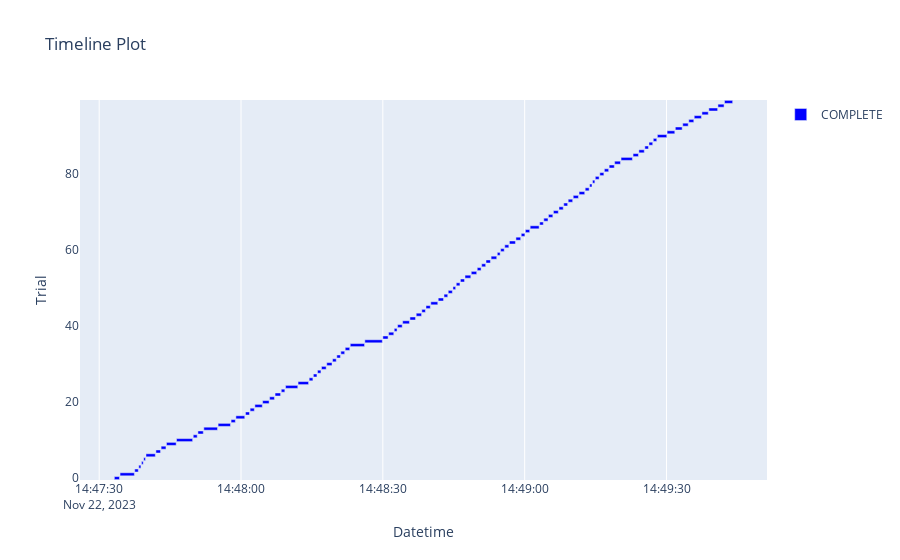

Notebook cell for this chart:
### Markdown cell above
Let's load the "lgbm-wine-1" study created in Assignment 1 and use [optuna.visualization.plot_timeline](https://optuna.readthedocs.io/en/stable/reference/visualization/generated/optuna.visualization.plot_timeline.html) to show the timeline of the optimization process.

### Code cell
study_name = "lgbm-wine-1"
storage = "sqlite:///optuna.sqlite3"
study = optuna.load_study(study_name=study_name, storage=storage)
fig = optuna.visualization.plot_timeline(study)
fig.show()

### Figure 1 — Plotly figure (JSON) as saved in the notebook; plotly's stock layout.template omitted (floating-point values rounded to 4 significant figures)
{"data": [{"base": ["2023-11-22T14:47:33.207793", "2023-11-22T14:47:34.414285", "2023-11-22T14:47:37.515540", "2023-11-22T14:47:38.374404", "2023-11-22T14:47:38.945486", "2023-11-22T14:47:39.422920", "2023-11-22T14:47:39.896232", "2023-11-22T14:47:41.998527", "2023-11-22T14:47:43.099988", "2023-11-22T14:47:44.232363", "2023-11-22T14:47:46.359013", "2023-11-22T14:47:49.899687", "2023-11-22T14:47:50.882457", "2023-11-22T14:47:52.134917", "2023-11-22T14:47:55.154405", "2023-11-22T14:47:57.900363", "2023-11-22T14:47:58.915070", "2023-11-22T14:48:00.947089", "2023-11-22T14:48:01.925616", "2023-11-22T14:48:02.935699", "2023-11-22T14:48:04.567785", "2023-11-22T14:48:06.049995", "2023-11-22T14:48:07.202051", "2023-11-22T14:48:08.514678", "2023-11-22T14:48:09.417342", "2023-11-22T14:48:12.068538", "2023-11-22T14:48:14.416386", "2023-11-22T14:48:15.302965", "2023-11-22T14:48:16.182129", "2023-11-22T14:48:17.022878", "2023-11-22T14:48:18.132773", "2023-11-22T14:48:19.355211", "2023-11-22T14:48:20.261994", "2023-11-22T14:48:21.118114", "2023-11-22T14:48:22.038539", "2023-11-22T14:48:23.105301", "2023-11-22T14:48:26.189439", "2023-11-22T14:48:30.002510", "2023-11-22T14:48:31.225548", "2023-11-22T14:48:32.408153", "2023-11-22T14:48:33.121566", "2023-11-22T14:48:34.184247", "2023-11-22T14:48:35.730284", "2023-11-22T14:48:37.058844", "2023-11-22T14:48:38.249054", "2023-11-22T14:48:39.125036", "2023-11-22T14:48:40.144610", "2023-11-22T14:48:41.713541", "2023-11-22T14:48:42.936846", "2023-11-22T14:48:43.832490", "2023-11-22T14:48:44.829901", "2023-11-22T14:48:45.528819", "2023-11-22T14:48:46.405727", "2023-11-22T14:48:47.376448", "2023-11-22T14:48:48.703271", "2023-11-22T14:48:49.965631", "2023-11-22T14:48:50.900978", "2023-11-22T14:48:51.822578", "2023-11-22T14:48:52.899936", "2023-11-22T14:48:54.209826", "2023-11-22T14:48:54.922033", "2023-11-22T14:48:55.786423", "2023-11-22T14:48:56.773087", "2023-11-22T14:48:58.150403", "2023-11-22T14:48:59.268499", "2023-11-22T14:49:00.149755", "2023-11-22T14:49:01.163953", "2023-11-22T14:49:03.176316", "2023-11-22T14:49:04.047933", "2023-11-22T14:49:05.027136", "2023-11-22T14:49:06.082428", "2023-11-22T14:49:07.261044", "2023-11-22T14:49:08.264960", "2023-11-22T14:49:09.203856", "2023-11-22T14:49:10.268131", "2023-11-22T14:49:11.506356", "2023-11-22T14:49:12.800418", "2023-11-22T14:49:13.747553", "2023-11-22T14:49:14.349867", "2023-11-22T14:49:14.940598", "2023-11-22T14:49:15.896220", "2023-11-22T14:49:16.858065", "2023-11-22T14:49:17.869636", "2023-11-22T14:49:19.027107", "2023-11-22T14:49:20.385240", "2023-11-22T14:49:22.928037", "2023-11-22T14:49:24.157861", "2023-11-22T14:49:25.418448", "2023-11-22T14:49:26.293924", "2023-11-22T14:49:27.205124", "2023-11-22T14:49:28.070866", "2023-11-22T14:49:30.128663", "2023-11-22T14:49:31.863848", "2023-11-22T14:49:33.432525", "2023-11-22T14:49:34.715102", "2023-11-22T14:49:35.863613", "2023-11-22T14:49:37.497649", "2023-11-22T14:49:38.959126", "2023-11-22T14:49:40.879761", "2023-11-22T14:49:42.267288"], "hovertemplate": "%{text}<extra>COMPLETE</extra>", "marker": {"color": "blue"}, "name": "COMPLETE", "orientation": "h", "text": ["{<br>  \"number\": 0,<br>  \"values\": [<br>    0.48305757514051956<br>  ],<br>  \"params\": {<br>    \"learning_rate\": 0.005611516415334507,<br>    \"subsample\": 0.4778214378844623,<br>    \"colsample_bytree\": 0.3793972738151323,<br>    \"min_child_samples\": 68,<br>    \"num_leaves\": 161<br>  }<br>}", "{<br>  \"number\": 1,<br>  \"values\": [<br>    0.6685091743119267<br>  ],<br>  \"params\": {<br>    \"learning_rate\": 0.002051110418843397,<br>    \"subsample\": 0.07613762547568977,<br>    \"colsample_bytree\": 0.4397792655987208,<br>    \"min_child_samples\": 68,<br>    \"num_leaves\": 726<br>  }<br>}", "{<br>  \"number\": 2,<br>  \"values\": [<br>    0.5330860406894041<br>  ],<br>  \"params\": {<br>    \"learning_rate\": 0.0010994335574766201,<br>    \"subsample\": 0.48645943347289744,<br>    \"colsample_bytree\": 0.4245991883601898,<br>    \"min_child_samples\": 37,<br>    \"num_leaves\": 188<br>  }<br>}", "{<br>  \"number\": 3,<br>  \"values\": [<br>    0.5338040960963436<br>  ],<br>  \"params\": {<br>    \"learning_rate\": 0.002327067708383781,<br>    \"subsample\": 0.186909009331792,<br>    \"colsample_bytree\": 0.28614039423450705,<br>    \"min_child_samples\": 54,<br>    \"num_leaves\": 299<br>  }<br>}", "{<br>  \"number\": 4,<br>  \"values\": [<br>    0.5076269460531386<br>  ],<br>  \"params\": {<br>    \"learning_rate\": 0.01673808578875214,<br>    \"subsample\": 0.11277223729341883,<br>    \"colsample_bytree\": 0.1814650918408482,<br>    \"min_child_samples\": 49,<br>    \"num_leaves\": 468<br>  }<br>}", "{<br>  \"number\": 5,<br>  \"values\": [<br>    0.5076748898380093<br>  ],<br>  \"params\": {<br>    \"learning_rate\": 0.037183641805732096,<br>    \"subsample\": 0.1398532019712619,<br>    \"colsample_bytree\": 0.28140549728612524,<br>    \"min_child_samples\": 67,<br>    \"num_leaves\": 49<br>  }<br>}", "{<br>  \"number\": 6,<br>  \"values\": [<br>    0.6685091743119267<br>  ],<br>  \"params\": {<br>    \"learning_rate\": 0.016409286730647923,<br>    \"subsample\": 0.1267358556592812,<br>    \"colsample_bytree\": 0.0792732168433758,<br>    \"min_child_samples\": 96,<br>    \"num_leaves\": 989<br>  }<br>}", "{<br>  \"number\": 7,<br>  \"values\": [<br>    0.5051750796616936<br>  ],<br>  \"params\": {<br>    \"learning_rate\": 0.041380401125610165,<br>    \"subsample\": 0.1870761961280168,<br>    \"colsample_bytree\": 0.09395245130287275,<br>    \"min_child_samples\": 75,<br>    \"num_leaves\": 452<br>  }<br>}", "{<br>  \"number\": 8,<br>  \"values\": [<br>    0.602185209067021<br>  ],<br>  \"params\": {<br>    \"learning_rate\": 0.0017541893487450805,<br>    \"subsample\": 0.2728296095500716,<br>    \"colsample_bytree\": 0.06547483450184828,<br>    \"min_child_samples\": 93,<br>    \"num_leaves\": 266<br>  }<br>}", "{<br>  \"number\": 9,<br>  \"values\": [<br>    0.49454634175435186<br>  ],<br>  \"params\": {<br>    \"learning_rate\": 0.02113705944064573,<br>    \"subsample\": 0.19026998424023495,<br>    \"colsample_bytree\": 0.28403060953001485,<br>    \"min_child_samples\": 64,<br>    \"num_leaves\": 191<br>  }<br>}", "{<br>  \"number\": 10,<br>  \"values\": [<br>    0.45233172719956855<br>  ],<br>  \"params\": {<br>    \"learning_rate\": 0.0059057803847388166,<br>    \"subsample\": 0.46978789997535003,<br>    \"colsample_bytree\": 0.48629169985453957,<br>    \"min_child_samples\": 21,<br>    \"num_leaves\": 17<br>  }<br>}", "{<br>  \"number\": 11,<br>  \"values\": [<br>    0.47633974214588887<br>  ],<br>  \"params\": {<br>    \"learning_rate\": 0.0055881031669443425,<br>    \"subsample\": 0.48995674302519066,<br>    \"colsample_bytree\": 0.49091454950925223,<br>    \"min_child_samples\": 26,<br>    \"num_leaves\": 5<br>  }<br>}", "{<br>  \"number\": 12,<br>  \"values\": [<br>    0.457045974419484<br>  ],<br>  \"params\": {<br>    \"learning_rate\": 0.005615594319846422,<br>    \"subsample\": 0.4001693423687098,<br>    \"colsample_bytree\": 0.48811588618406093,<br>    \"min_child_samples\": 22,<br>    \"num_leaves\": 18<br>  }<br>}", "{<br>  \"number\": 13,<br>  \"values\": [<br>    0.45228641223565036<br>  ],<br>  \"params\": {<br>    \"learning_rate\": 0.006708985402155976,<br>    \"subsample\": 0.4019317030502952,<br>    \"colsample_bytree\": 0.4995196756302996,<br>    \"min_child_samples\": 20,<br>    \"num_leaves\": 662<br>  }<br>}", "{<br>  \"number\": 14,<br>  \"values\": [<br>    0.4679703012775917<br>  ],<br>  \"params\": {<br>    \"learning_rate\": 0.009110013355620833,<br>    \"subsample\": 0.40587610919957545,<br>    \"colsample_bytree\": 0.3625713537543647,<br>    \"min_child_samples\": 36,<br>    \"num_leaves\": 687<br>  }<br>}", "{<br>  \"number\": 15,<br>  \"values\": [<br>    0.44491889961791514<br>  ],<br>  \"params\": {<br>    \"learning_rate\": 0.08538648795388477,<br>    \"subsample\": 0.38404037985013173,<br>    \"colsample_bytree\": 0.498207439286346,<br>    \"min_child_samples\": 35,<br>    \"num_leaves\": 678<br>  }<br>}", "{<br>  \"number\": 16,<br>  \"values\": [<br>    0.4534286733960903<br>  ],<br>  \"params\": {<br>    \"learning_rate\": 0.09970682275036434,<br>    \"subsample\": 0.3593416108926655,<br>    \"colsample_bytree\": 0.4166526735522039,<br>    \"min_child_samples\": 35,<br>    \"num_leaves\": 710<br>  }<br>}", "{<br>  \"number\": 17,<br>  \"values\": [<br>    0.4666925709424738<br>  ],<br>  \"params\": {<br>    \"learning_rate\": 0.09909565063638189,<br>    \"subsample\": 0.3280054759452771,<br>    \"colsample_bytree\": 0.3743826674083961,<br>    \"min_child_samples\": 44,<br>    \"num_leaves\": 885<br>  }<br>}", "{<br>  \"number\": 18,<br>  \"values\": [<br>    0.46710965135785415<br>  ],<br>  \"params\": {<br>    \"learning_rate\": 0.06437647701272971,<br>    \"subsample\": 0.2936018218648819,<br>    \"colsample_bytree\": 0.34383239283437844,<br>    \"min_child_samples\": 30,<br>    \"num_leaves\": 565<br>  }<br>}", "{<br>  \"number\": 19,<br>  \"values\": [<br>    0.4537187518710503<br>  ],<br>  \"params\": {<br>    \"learning_rate\": 0.029960624806812438,<br>    \"subsample\": 0.4135757771377759,<br>    \"colsample_bytree\": 0.48617143342192304,<br>    \"min_child_samples\": 43,<br>    \"num_leaves\": 835<br>  }<br>}", "{<br>  \"number\": 20,<br>  \"values\": [<br>    0.447940897337388<br>  ],<br>  \"params\": {<br>    \"learning_rate\": 0.010722926587551451,<br>    \"subsample\": 0.433902354799973,<br>    \"colsample_bytree\": 0.45015459185509876,<br>    \"min_child_samples\": 30,<br>    \"num_leaves\": 584<br>  }<br>}", "{<br>  \"number\": 21,<br>  \"values\": [<br>    0.4516003748922974<br>  ],<br>  \"params\": {<br>    \"learning_rate\": 0.011206719773903487,<br>    \"subsample\": 0.43524358052312223,<br>    \"colsample_bytree\": 0.44511714041588407,<br>    \"min_child_samples\": 31,<br>    \"num_leaves\": 592<br>  }<br>}", "{<br>  \"number\": 22,<br>  \"values\": [<br>    0.4489556716781<br>  ],<br>  \"params\": {<br>    \"learning_rate\": 0.01244390082823864,<br>    \"subsample\": 0.44218419993494124,<br>    \"colsample_bytree\": 0.4454279495542907,<br>    \"min_child_samples\": 29,<br>    \"num_leaves\": 532<br>  }<br>}", "{<br>  \"number\": 23,<br>  \"values\": [<br>    0.4623308057706593<br>  ],<br>  \"params\": {<br>    \"learning_rate\": 0.024946832736474595,<br>    \"subsample\": 0.4379199559044892,<br>    \"colsample_bytree\": 0.4529755655591175,<br>    \"min_child_samples\": 55,<br>    \"num_leaves\": 363<br>  }<br>}", "{<br>  \"number\": 24,<br>  \"values\": [<br>    0.46122172738328937<br>  ],<br>  \"params\": {<br>    \"learning_rate\": 0.043393934601476405,<br>    \"subsample\": 0.3520566353077483,<br>    \"colsample_bytree\": 0.3949906793765289,<br>    \"min_child_samples\": 43,<br>    \"num_leaves\": 793<br>  }<br>}", "{<br>  \"number\": 25,<br>  \"values\": [<br>    0.4342331555289691<br>  ],<br>  \"params\": {<br>    \"learning_rate\": 0.05913905272326255,<br>    \"subsample\": 0.45031259532779655,<br>    \"colsample_bytree\": 0.45559473938434125,<br>    \"min_child_samples\": 28,<br>    \"num_leaves\": 520<br>  }<br>}", "{<br>  \"number\": 26,<br>  \"values\": [<br>    0.4684920769871428<br>  ],<br>  \"params\": {<br>    \"learning_rate\": 0.06349947862234823,<br>    \"subsample\": 0.4978238756541076,<br>    \"colsample_bytree\": 0.4070831257980554,<br>    \"min_child_samples\": 86,<br>    \"num_leaves\": 400<br>  }<br>}", "{<br>  \"number\": 27,<br>  \"values\": [<br>    0.4602439747018141<br>  ],<br>  \"params\": {<br>    \"learning_rate\": 0.05753110952080387,<br>    \"subsample\": 0.379904787194608,<br>    \"colsample_bytree\": 0.33468367674304317,<br>    \"min_child_samples\": 39,<br>    \"num_leaves\": 624<br>  }<br>}", "{<br>  \"number\": 28,<br>  \"values\": [<br>    0.45822004063085203<br>  ],<br>  \"params\": {<br>    \"learning_rate\": 0.027616105352891038,<br>    \"subsample\": 0.4260205449783876,<br>    \"colsample_bytree\": 0.46619988624829567,<br>    \"min_child_samples\": 48,<br>    \"num_leaves\": 509<br>  }<br>}", "{<br>  \"number\": 29,<br>  \"values\": [<br>    0.44806583391439925<br>  ],<br>  \"params\": {<br>    \"learning_rate\": 0.07724833057753773,<br>    \"subsample\": 0.46236799124240197,<br>    \"colsample_bytree\": 0.395533806404369,<br>    \"min_child_samples\": 27,<br>    \"num_leaves\": 795<br>  }<br>}", "{<br>  \"number\": 30,<br>  \"values\": [<br>    0.46823287131172575<br>  ],<br>  \"params\": {<br>    \"learning_rate\": 0.053991160415325694,<br>    \"subsample\": 0.44797219120502024,<br>    \"colsample_bytree\": 0.42843842525265574,<br>    \"min_child_samples\": 76,<br>    \"num_leaves\": 919<br>  }<br>}", "{<br>  \"number\": 31,<br>  \"values\": [<br>    0.4445983514656934<br>  ],<br>  \"params\": {<br>    \"learning_rate\": 0.07230087884538487,<br>    \"subsample\": 0.4507615905473845,<br>    \"colsample_bytree\": 0.3950430134574376,<br>    \"min_child_samples\": 26,<br>    \"num_leaves\": 619<br>  }<br>}", "{<br>  \"number\": 32,<br>  \"values\": [<br>    0.4402175677984128<br>  ],<br>  \"params\": {<br>    \"learning_rate\": 0.07388919727589129,<br>    \"subsample\": 0.4662571397680406,<br>    \"colsample_bytree\": 0.46171942265511695,<br>    \"min_child_samples\": 34,<br>    \"num_leaves\": 646<br>  }<br>}", "{<br>  \"number\": 33,<br>  \"values\": [<br>    0.4533557329196081<br>  ],<br>  \"params\": {<br>    \"learning_rate\": 0.08026816350786252,<br>    \"subsample\": 0.474522796777465,<br>    \"colsample_bytree\": 0.46380079851149847,<br>    \"min_child_samples\": 34,<br>    \"num_leaves\": 725<br>  }<br>}", "{<br>  \"number\": 34,<br>  \"values\": [<br>    0.42965076984451656<br>  ],<br>  \"params\": {<br>    \"learning_rate\": 0.052552056156990906,<br>    \"subsample\": 0.463491458124007,<br>    \"colsample_bytree\": 0.42373067592669533,<br>    \"min_child_samples\": 25,<br>    \"num_leaves\": 646<br>  }<br>}", "{<br>  \"number\": 35,<br>  \"values\": [<br>    0.43220440949326205<br>  ],<br>  \"params\": {<br>    \"learning_rate\": 0.04716520440085523,<br>    \"subsample\": 0.49523373514285723,<br>    \"colsample_bytree\": 0.4137788714503278,<br>    \"min_child_samples\": 25,<br>    \"num_leaves\": 470<br>  }<br>}", "{<br>  \"number\": 36,<br>  \"values\": [<br>    0.43398724655866266<br>  ],<br>  \"params\": {<br>    \"learning_rate\": 0.049806423742470726,<br>    \"subsample\": 0.4929917703501335,<br>    \"colsample_bytree\": 0.4239966896405894,<br>    \"min_child_samples\": 25,<br>    \"num_leaves\": 442<br>  }<br>}", "{<br>  \"number\": 37,<br>  \"values\": [<br>    0.43619076085413055<br>  ],<br>  \"params\": {<br>    \"learning_rate\": 0.042321513672650204,<br>    \"subsample\": 0.4936108267298752,<br>    \"colsample_bytree\": 0.42451923059293306,<br>    \"min_child_samples\": 24,<br>    \"num_leaves\": 350<br>  }<br>}", "{<br>  \"number\": 38,<br>  \"values\": [<br>    0.45651220522616326<br>  ],<br>  \"params\": {<br>    \"learning_rate\": 0.05066521196633169,<br>    \"subsample\": 0.4961136017675955,<br>    \"colsample_bytree\": 0.314490050654138,<br>    \"min_child_samples\": 40,<br>    \"num_leaves\": 458<br>  }<br>}", "{<br>  \"number\": 39,<br>  \"values\": [<br>    0.4631976644848161<br>  ],<br>  \"params\": {<br>    \"learning_rate\": 0.03570734361430684,<br>    \"subsample\": 0.47072672543292043,<br>    \"colsample_bytree\": 0.38474015915781096,<br>    \"min_child_samples\": 51,<br>    \"num_leaves\": 507<br>  }<br>}", "{<br>  \"number\": 40,<br>  \"values\": [<br>    0.42419066258170246<br>  ],<br>  \"params\": {<br>    \"learning_rate\": 0.05154594962883767,<br>    \"subsample\": 0.4598121663033559,<br>    \"colsample_bytree\": 0.4171881546022748,<br>    \"min_child_samples\": 20,<br>    \"num_leaves\": 255<br>  }<br>}", "{<br>  \"number\": 41,<br>  \"values\": [<br>    0.42909073841273526<br>  ],<br>  \"params\": {<br>    \"learning_rate\": 0.050392051361916976,<br>    \"subsample\": 0.46543483050439177,<br>    \"colsample_bytree\": 0.42013781364978237,<br>    \"min_child_samples\": 24,<br>    \"num_leaves\": 266<br>  }<br>}", "{<br>  \"number\": 42,<br>  \"values\": [<br>    0.4226681296589453<br>  ],<br>  \"params\": {<br>    \"learning_rate\": 0.04770626576261023,<br>    \"subsample\": 0.4691471215531713,<br>    \"colsample_bytree\": 0.4237429377975127,<br>    \"min_child_samples\": 20,<br>    \"num_leaves\": 113<br>  }<br>}", "{<br>  \"number\": 43,<br>  \"values\": [<br>    0.4327282718696499<br>  ],<br>  \"params\": {<br>    \"learning_rate\": 0.033543756001998506,<br>    \"subsample\": 0.4720077919405392,<br>    \"colsample_bytree\": 0.3641533452750781,<br>    \"min_child_samples\": 20,<br>    \"num_leaves\": 113<br>  }<br>}", "{<br>  \"number\": 44,<br>  \"values\": [<br>    0.43769211081988246<br>  ],<br>  \"params\": {<br>    \"learning_rate\": 0.03830408490319354,<br>    \"subsample\": 0.4624991830778099,<br>    \"colsample_bytree\": 0.4056704971809904,<br>    \"min_child_samples\": 24,<br>    \"num_leaves\": 203<br>  }<br>}", "{<br>  \"number\": 45,<br>  \"values\": [<br>    0.4266611840502412<br>  ],<br>  \"params\": {<br>    \"learning_rate\": 0.022992859099597925,<br>    \"subsample\": 0.41226154880404103,<br>    \"colsample_bytree\": 0.4335061492881147,<br>    \"min_child_samples\": 20,<br>    \"num_leaves\": 108<br>  }<br>}", "{<br>  \"number\": 46,<br>  \"values\": [<br>    0.4298177792276609<br>  ],<br>  \"params\": {<br>    \"learning_rate\": 0.021979530481551875,<br>    \"subsample\": 0.4187121121283618,<br>    \"colsample_bytree\": 0.4344874444022684,<br>    \"min_child_samples\": 20,<br>    \"num_leaves\": 104<br>  }<br>}", "{<br>  \"number\": 47,<br>  \"values\": [<br>    0.4538440144997527<br>  ],<br>  \"params\": {<br>    \"learning_rate\": 0.02879675288326685,<br>    \"subsample\": 0.4198232874948399,<br>    \"colsample_bytree\": 0.3784225604022436,<br>    \"min_child_samples\": 31,<br>    \"num_leaves\": 254<br>  }<br>}", "{<br>  \"number\": 48,<br>  \"values\": [<br>    0.43761396236543093<br>  ],<br>  \"params\": {<br>    \"learning_rate\": 0.03526245629083986,<br>    \"subsample\": 0.45454141727850805,<br>    \"colsample_bytree\": 0.353773516239124,<br>    \"min_child_samples\": 23,<br>    \"num_leaves\": 100<br>  }<br>}", "{<br>  \"number\": 49,<br>  \"values\": [<br>    0.4402955674228977<br>  ],<br>  \"params\": {<br>    \"learning_rate\": 0.04367117287181349,<br>    \"subsample\": 0.3926893887324634,<br>    \"colsample_bytree\": 0.37783161180098424,<br>    \"min_child_samples\": 20,<br>    \"num_leaves\": 157<br>  }<br>}", "{<br>  \"number\": 50,<br>  \"values\": [<br>    0.4613701489191473<br>  ],<br>  \"params\": {<br>    \"learning_rate\": 0.017464725573809445,<br>    \"subsample\": 0.4246622801004741,<br>    \"colsample_bytree\": 0.43140007843297473,<br>    \"min_child_samples\": 60,<br>    \"num_leaves\": 248<br>  }<br>}", "{<br>  \"number\": 51,<br>  \"values\": [<br>    0.42636039057538583<br>  ],<br>  \"params\": {<br>    \"learning_rate\": 0.023582625771989683,<br>    \"subsample\": 0.4070661186293407,<br>    \"colsample_bytree\": 0.4339315470736534,<br>    \"min_child_samples\": 20,<br>    \"num_leaves\": 88<br>  }<br>}", "{<br>  \"number\": 52,<br>  \"values\": [<br>    0.44322530389163534<br>  ],<br>  \"params\": {<br>    \"learning_rate\": 0.023335283650491673,<br>    \"subsample\": 0.48047335635610433,<br>    \"colsample_bytree\": 0.4016232642053001,<br>    \"min_child_samples\": 23,<br>    \"num_leaves\": 63<br>  }<br>}", "{<br>  \"number\": 53,<br>  \"values\": [<br>    0.44339849231757855<br>  ],<br>  \"params\": {<br>    \"learning_rate\": 0.029300232001461406,<br>    \"subsample\": 0.3997687837962434,<br>    \"colsample_bytree\": 0.4761939009138587,<br>    \"min_child_samples\": 28,<br>    \"num_leaves\": 158<br>  }<br>}", "{<br>  \"number\": 54,<br>  \"values\": [<br>    0.44186026776461845<br>  ],<br>  \"params\": {<br>    \"learning_rate\": 0.033183191831209526,<br>    \"subsample\": 0.4386434612009684,<br>    \"colsample_bytree\": 0.417872988489677,<br>    \"min_child_samples\": 32,<br>    \"num_leaves\": 216<br>  }<br>}", "{<br>  \"number\": 55,<br>  \"values\": [<br>    0.4296981509456157<br>  ],<br>  \"params\": {<br>    \"learning_rate\": 0.02009698924434777,<br>    \"subsample\": 0.4788722788982728,<br>    \"colsample_bytree\": 0.47256158138576343,<br>    \"min_child_samples\": 22,<br>    \"num_leaves\": 293<br>  }<br>}", "{<br>  \"number\": 56,<br>  \"values\": [<br>    0.4363994430071348<br>  ],<br>  \"params\": {<br>    \"learning_rate\": 0.0402681734065825,<br>    \"subsample\": 0.4164589646260864,<br>    \"colsample_bytree\": 0.44313984671507356,<br>    \"min_child_samples\": 27,<br>    \"num_leaves\": 52<br>  }<br>}", "{<br>  \"number\": 57,<br>  \"values\": [<br>    0.4355081565842231<br>  ],<br>  \"params\": {<br>    \"learning_rate\": 0.05275840892605679,<br>    \"subsample\": 0.4554765354726644,<br>    \"colsample_bytree\": 0.4366639477598994,<br>    \"min_child_samples\": 20,<br>    \"num_leaves\": 123<br>  }<br>}", "{<br>  \"number\": 58,<br>  \"values\": [<br>    0.46512268785019695<br>  ],<br>  \"params\": {<br>    \"learning_rate\": 0.06806768599137311,<br>    \"subsample\": 0.43071995690174636,<br>    \"colsample_bytree\": 0.24689756568350085,<br>    \"min_child_samples\": 71,<br>    \"num_leaves\": 322<br>  }<br>}", "{<br>  \"number\": 59,<br>  \"values\": [<br>    0.4489618346840534<br>  ],<br>  \"params\": {<br>    \"learning_rate\": 0.04598034804147859,<br>    \"subsample\": 0.3772839267318349,<br>    \"colsample_bytree\": 0.47877068003622253,<br>    \"min_child_samples\": 38,<br>    \"num_leaves\": 74<br>  }<br>}", "{<br>  \"number\": 60,<br>  \"values\": [<br>    0.44448660047129196<br>  ],<br>  \"params\": {<br>    \"learning_rate\": 0.06208493910914696,<br>    \"subsample\": 0.403712062622279,<br>    \"colsample_bytree\": 0.49737065313848816,<br>    \"min_child_samples\": 33,<br>    \"num_leaves\": 155<br>  }<br>}", "{<br>  \"number\": 61,<br>  \"values\": [<br>    0.43744015251764623<br>  ],<br>  \"params\": {<br>    \"learning_rate\": 0.019887454654753344,<br>    \"subsample\": 0.477061832260812,<br>    \"colsample_bytree\": 0.471584968491029,<br>    \"min_child_samples\": 25,<br>    \"num_leaves\": 304<br>  }<br>}", "{<br>  \"number\": 62,<br>  \"values\": [<br>    0.4295886927390826<br>  ],<br>  \"params\": {<br>    \"learning_rate\": 0.02586805355706382,<br>    \"subsample\": 0.47794521710052723,<br>    \"colsample_bytree\": 0.45549744510923945,<br>    \"min_child_samples\": 23,<br>    \"num_leaves\": 237<br>  }<br>}", "{<br>  \"number\": 63,<br>  \"values\": [<br>    0.4430506124629058<br>  ],<br>  \"params\": {<br>    \"learning_rate\": 0.024205051075636492,<br>    \"subsample\": 0.44550294457196554,<br>    \"colsample_bytree\": 0.4548479409915838,<br>    \"min_child_samples\": 29,<br>    \"num_leaves\": 231<br>  }<br>}", "{<br>  \"number\": 64,<br>  \"values\": [<br>    0.4245870058766461<br>  ],<br>  \"params\": {<br>    \"learning_rate\": 0.026716714653710758,<br>    \"subsample\": 0.4582896636042023,<br>    \"colsample_bytree\": 0.4161822863952031,<br>    \"min_child_samples\": 22,<br>    \"num_leaves\": 26<br>  }<br>}", "{<br>  \"number\": 65,<br>  \"values\": [<br>    0.4341528862440165<br>  ],<br>  \"params\": {<br>    \"learning_rate\": 0.014524708465271144,<br>    \"subsample\": 0.48503009161651944,<br>    \"colsample_bytree\": 0.4097984731150061,<br>    \"min_child_samples\": 22,<br>    \"num_leaves\": 198<br>  }<br>}", "{<br>  \"number\": 66,<br>  \"values\": [<br>    0.47708691666915415<br>  ],<br>  \"params\": {<br>    \"learning_rate\": 0.02665312328606197,<br>    \"subsample\": 0.4352632297009374,<br>    \"colsample_bytree\": 0.44753196376074744,<br>    \"min_child_samples\": 100,<br>    \"num_leaves\": 13<br>  }<br>}", "{<br>  \"number\": 67,<br>  \"values\": [<br>    0.4488371875768975<br>  ],<br>  \"params\": {<br>    \"learning_rate\": 0.03276423743742234,<br>    \"subsample\": 0.41501664969237345,<br>    \"colsample_bytree\": 0.38811814931596217,<br>    \"min_child_samples\": 28,<br>    \"num_leaves\": 134<br>  }<br>}", "{<br>  \"number\": 68,<br>  \"values\": [<br>    0.4327715511427279<br>  ],<br>  \"params\": {<br>    \"learning_rate\": 0.025151253443944716,<br>    \"subsample\": 0.44854953779468815,<br>    \"colsample_bytree\": 0.43508418591847087,<br>    \"min_child_samples\": 23,<br>    \"num_leaves\": 88<br>  }<br>}", "{<br>  \"number\": 69,<br>  \"values\": [<br>    0.43638820127372313<br>  ],<br>  \"params\": {<br>    \"learning_rate\": 0.03982228369726725,<br>    \"subsample\": 0.4825403061525888,<br>    \"colsample_bytree\": 0.4603824630696539,<br>    \"min_child_samples\": 31,<br>    \"num_leaves\": 27<br>  }<br>}", "{<br>  \"number\": 70,<br>  \"values\": [<br>    0.42618079687999627<br>  ],<br>  \"params\": {<br>    \"learning_rate\": 0.03167069298754709,<br>    \"subsample\": 0.4338521793962059,<br>    \"colsample_bytree\": 0.4865138128652159,<br>    \"min_child_samples\": 22,<br>    \"num_leaves\": 171<br>  }<br>}", "{<br>  \"number\": 71,<br>  \"values\": [<br>    0.42536110485327583<br>  ],<br>  \"params\": {<br>    \"learning_rate\": 0.0315036998169653,<br>    \"subsample\": 0.4595180169158516,<br>    \"colsample_bytree\": 0.4917425137388524,<br>    \"min_child_samples\": 20,<br>    \"num_leaves\": 178<br>  }<br>}", "{<br>  \"number\": 72,<br>  \"values\": [<br>    0.42819206233839213<br>  ],<br>  \"params\": {<br>    \"learning_rate\": 0.031626416718896225,<br>    \"subsample\": 0.45927266709881426,<br>    \"colsample_bytree\": 0.49872481053499274,<br>    \"min_child_samples\": 20,<br>    \"num_leaves\": 187<br>  }<br>}", "{<br>  \"number\": 73,<br>  \"values\": [<br>    0.42789012446088137<br>  ],<br>  \"params\": {<br>    \"learning_rate\": 0.03126812148976232,<br>    \"subsample\": 0.42919002644633464,<br>    \"colsample_bytree\": 0.48656178836561464,<br>    \"min_child_samples\": 20,<br>    \"num_leaves\": 181<br>  }<br>}", "{<br>  \"number\": 74,<br>  \"values\": [<br>    0.44149358332047994<br>  ],<br>  \"params\": {<br>    \"learning_rate\": 0.029989830511546606,<br>    \"subsample\": 0.4297389329326861,<br>    \"colsample_bytree\": 0.4869246201142529,<br>    \"min_child_samples\": 27,<br>    \"num_leaves\": 37<br>  }<br>}", "{<br>  \"number\": 75,<br>  \"values\": [<br>    0.4331601325730113<br>  ],<br>  \"params\": {<br>    \"learning_rate\": 0.03767002083681472,<br>    \"subsample\": 0.4108450502478128,<br>    \"colsample_bytree\": 0.48245910573976464,<br>    \"min_child_samples\": 22,<br>    \"num_leaves\": 174<br>  }<br>}", "{<br>  \"number\": 76,<br>  \"values\": [<br>    0.4391053054827172<br>  ],<br>  \"params\": {<br>    \"learning_rate\": 0.017530419975095513,<br>    \"subsample\": 0.4418707405207565,<br>    \"colsample_bytree\": 0.46917682176440073,<br>    \"min_child_samples\": 26,<br>    \"num_leaves\": 71<br>  }<br>}", "{<br>  \"number\": 77,<br>  \"values\": [<br>    0.47876926568828515<br>  ],<br>  \"params\": {<br>    \"learning_rate\": 0.022202618080255056,<br>    \"subsample\": 0.38776969411071827,<br>    \"colsample_bytree\": 0.48229813732157667,<br>    \"min_child_samples\": 83,<br>    \"num_leaves\": 134<br>  }<br>}", "{<br>  \"number\": 78,<br>  \"values\": [<br>    0.45438072730155626<br>  ],<br>  \"params\": {<br>    \"learning_rate\": 0.02763205692190752,<br>    \"subsample\": 0.42552626200826826,<br>    \"colsample_bytree\": 0.45002519906496813,<br>    \"min_child_samples\": 20,<br>    \"num_leaves\": 6<br>  }<br>}", "{<br>  \"number\": 79,<br>  \"values\": [<br>    0.4451079933856662<br>  ],<br>  \"params\": {<br>    \"learning_rate\": 0.03640082165332323,<br>    \"subsample\": 0.3701589579844144,<br>    \"colsample_bytree\": 0.4880904601976474,<br>    \"min_child_samples\": 30,<br>    \"num_leaves\": 131<br>  }<br>}", "{<br>  \"number\": 80,<br>  \"values\": [<br>    0.4395572730259136<br>  ],<br>  \"params\": {<br>    \"learning_rate\": 0.05900563618202071,<br>    \"subsample\": 0.39815394615641203,<br>    \"colsample_bytree\": 0.44144394193317843,<br>    \"min_child_samples\": 25,<br>    \"num_leaves\": 47<br>  }<br>}", "{<br>  \"number\": 81,<br>  \"values\": [<br>    0.42049257783045446<br>  ],<br>  \"params\": {<br>    \"learning_rate\": 0.044003653606792495,<br>    \"subsample\": 0.46109394814578664,<br>    \"colsample_bytree\": 0.49833000276908107,<br>    \"min_child_samples\": 20,<br>    \"num_leaves\": 183<br>  }<br>}", "{<br>  \"number\": 82,<br>  \"values\": [<br>    0.4305684241619697<br>  ],<br>  \"params\": {<br>    \"learning_rate\": 0.045170908086908663,<br>    \"subsample\": 0.4570745992152243,<br>    \"colsample_bytree\": 0.4646962056960105,<br>    \"min_child_samples\": 22,<br>    \"num_leaves\": 170<br>  }<br>}", "{<br>  \"number\": 83,<br>  \"values\": [<br>    0.4265701289511831<br>  ],<br>  \"params\": {<br>    \"learning_rate\": 0.03018578879760998,<br>    \"subsample\": 0.4391691182730356,<br>    \"colsample_bytree\": 0.4994906161429482,<br>    \"min_child_samples\": 21,<br>    \"num_leaves\": 91<br>  }<br>}", "{<br>  \"number\": 84,<br>  \"values\": [<br>    0.4298433359056496<br>  ],<br>  \"params\": {<br>    \"learning_rate\": 0.04199049424873716,<br>    \"subsample\": 0.49963821474250003,<br>    \"colsample_bytree\": 0.49524120282955403,<br>    \"min_child_samples\": 22,<br>    \"num_leaves\": 99<br>  }<br>}", "{<br>  \"number\": 85,<br>  \"values\": [<br>    0.43416996758524645<br>  ],<br>  \"params\": {<br>    \"learning_rate\": 0.035653055982900354,<br>    \"subsample\": 0.4459536090235274,<br>    \"colsample_bytree\": 0.4645821048782592,<br>    \"min_child_samples\": 27,<br>    \"num_leaves\": 73<br>  }<br>}", "{<br>  \"number\": 86,<br>  \"values\": [<br>    0.44960491372024974<br>  ],<br>  \"params\": {<br>    \"learning_rate\": 0.020362540276913494,<br>    \"subsample\": 0.4685235760233759,<br>    \"colsample_bytree\": 0.49943242436818613,<br>    \"min_child_samples\": 36,<br>    \"num_leaves\": 143<br>  }<br>}", "{<br>  \"number\": 87,<br>  \"values\": [<br>    0.4355447889104087<br>  ],<br>  \"params\": {<br>    \"learning_rate\": 0.028153763470141577,<br>    \"subsample\": 0.40586688904974677,<br>    \"colsample_bytree\": 0.4782911807325536,<br>    \"min_child_samples\": 24,<br>    \"num_leaves\": 218<br>  }<br>}", "{<br>  \"number\": 88,<br>  \"values\": [<br>    0.4384064746038379<br>  ],<br>  \"params\": {<br>    \"learning_rate\": 0.022898875996480973,<br>    \"subsample\": 0.45920043685384143,<br>    \"colsample_bytree\": 0.4284814109759944,<br>    \"min_child_samples\": 29,<br>    \"num_leaves\": 281<br>  }<br>}", "{<br>  \"number\": 89,<br>  \"values\": [<br>    0.4362049203992794<br>  ],<br>  \"params\": {<br>    \"learning_rate\": 0.04863649844335354,<br>    \"subsample\": 0.44265110870600094,<br>    \"colsample_bytree\": 0.44477450214997805,<br>    \"min_child_samples\": 26,<br>    \"num_leaves\": 44<br>  }<br>}", "{<br>  \"number\": 90,<br>  \"values\": [<br>    0.431829347680489<br>  ],<br>  \"params\": {<br>    \"learning_rate\": 0.05581242236780793,<br>    \"subsample\": 0.46901841440567854,<br>    \"colsample_bytree\": 0.4142754237876334,<br>    \"min_child_samples\": 23,<br>    \"num_leaves\": 98<br>  }<br>}", "{<br>  \"number\": 91,<br>  \"values\": [<br>    0.42483434246348123<br>  ],<br>  \"params\": {<br>    \"learning_rate\": 0.03274124022282287,<br>    \"subsample\": 0.43331390034195055,<br>    \"colsample_bytree\": 0.4877454896258292,<br>    \"min_child_samples\": 20,<br>    \"num_leaves\": 174<br>  }<br>}", "{<br>  \"number\": 92,<br>  \"values\": [<br>    0.4239572238947213<br>  ],<br>  \"params\": {<br>    \"learning_rate\": 0.038706804341228467,<br>    \"subsample\": 0.4878997745216252,<br>    \"colsample_bytree\": 0.4744215544221646,<br>    \"min_child_samples\": 21,<br>    \"num_leaves\": 209<br>  }<br>}", "{<br>  \"number\": 93,<br>  \"values\": [<br>    0.4320354547125245<br>  ],<br>  \"params\": {<br>    \"learning_rate\": 0.04065731460365937,<br>    \"subsample\": 0.4873980497828688,<br>    \"colsample_bytree\": 0.4724005077894611,<br>    \"min_child_samples\": 22,<br>    \"num_leaves\": 201<br>  }<br>}", "{<br>  \"number\": 94,<br>  \"values\": [<br>    0.4277906900798588<br>  ],<br>  \"params\": {<br>    \"learning_rate\": 0.03549373724618361,<br>    \"subsample\": 0.4521198514904643,<br>    \"colsample_bytree\": 0.4887515296808077,<br>    \"min_child_samples\": 25,<br>    \"num_leaves\": 265<br>  }<br>}", "{<br>  \"number\": 95,<br>  \"values\": [<br>    0.42477953272689334<br>  ],<br>  \"params\": {<br>    \"learning_rate\": 0.03164086317829024,<br>    \"subsample\": 0.48581915856400637,<br>    \"colsample_bytree\": 0.45623764083045826,<br>    \"min_child_samples\": 21,<br>    \"num_leaves\": 153<br>  }<br>}", "{<br>  \"number\": 96,<br>  \"values\": [<br>    0.43343467860813967<br>  ],<br>  \"params\": {<br>    \"learning_rate\": 0.04535634456638468,<br>    \"subsample\": 0.4843417395392632,<br>    \"colsample_bytree\": 0.4560908455003562,<br>    \"min_child_samples\": 24,<br>    \"num_leaves\": 332<br>  }<br>}", "{<br>  \"number\": 97,<br>  \"values\": [<br>    0.422700257515868<br>  ],<br>  \"params\": {<br>    \"learning_rate\": 0.03987034865879906,<br>    \"subsample\": 0.4883591445330426,<br>    \"colsample_bytree\": 0.47174575186919915,<br>    \"min_child_samples\": 21,<br>    \"num_leaves\": 387<br>  }<br>}", "{<br>  \"number\": 98,<br>  \"values\": [<br>    0.43673367187812345<br>  ],<br>  \"params\": {<br>    \"learning_rate\": 0.03881951770769323,<br>    \"subsample\": 0.4880347457480092,<br>    \"colsample_bytree\": 0.4689258387325086,<br>    \"min_child_samples\": 29,<br>    \"num_leaves\": 1022<br>  }<br>}", "{<br>  \"number\": 99,<br>  \"values\": [<br>    0.43881606055110195<br>  ],<br>  \"params\": {<br>    \"learning_rate\": 0.06560807407088874,<br>    \"subsample\": 0.4721428649308395,<br>    \"colsample_bytree\": 0.46027291584023433,<br>    \"min_child_samples\": 26,<br>    \"num_leaves\": 405<br>  }<br>}"], "textposition": "none", "type": "bar", "x": [1082.0, 3030.0, 756.4, 456.0, 370.9, 374.3, 1977.0, 981.5, 1026.0, 2050.0, 3405.0, 831.7, 1139.0, 2892.0, 2620.0, 899.4, 1874.0, 847.3, 891.0, 1569.0, 1374.0, 1023.0, 1169.0, 755.6, 2590.0, 2220.0, 789.8, 760.1, 726.6, 988.4, 1115.0, 786.6, 767.9, 810.0, 951.9, 3024.0, 3704.0, 1107.0, 1087.0, 598.6, 971.9, 1444.0, 1185.0, 1127.0, 752.4, 916.4, 1476.0, 1125.0, 788.9, 869.1, 571.2, 781.3, 875.1, 1231.0, 1150.0, 814.1, 851.4, 936.3, 1189.0, 599.0, 748.6, 862.4, 1274.0, 1003.0, 777.9, 912.5, 1891.0, 765.9, 882.0, 928.7, 1033.0, 894.3, 828.2, 948.4, 1106.0, 1195.0, 833.1, 492.4, 497.6, 804.7, 855.2, 906.2, 1089.0, 1243.0, 2405.0, 1137.0, 1141.0, 768.9, 790.3, 734.2, 1987.0, 1624.0, 1453.0, 1160.0, 1056.0, 1522.0, 1337.0, 1858.0, 1295.0, 1724.0], "y": [0, 1, 2, 3, 4, 5, 6, 7, 8, 9, 10, 11, 12, 13, 14, 15, 16, 17, 18, 19, 20, 21, 22, 23, 24, 25, 26, 27, 28, 29, 30, 31, 32, 33, 34, 35, 36, 37, 38, 39, 40, 41, 42, 43, 44, 45, 46, 47, 48, 49, 50, 51, 52, 53, 54, 55, 56, 57, 58, 59, 60, 61, 62, 63, 64, 65, 66, 67, 68, 69, 70, 71, 72, 73, 74, 75, 76, 77, 78, 79, 80, 81, 82, 83, 84, 85, 86, 87, 88, 89, 90, 91, 92, 93, 94, 95, 96, 97, 98, 99]}], "layout": {"showlegend": true, "title": {"text": "Timeline Plot"}, "xaxis": {"title": {"text": "Datetime"}, "type": "date"}, "yaxis": {"title": {"text": "Trial"}}}}
